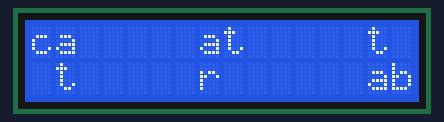
A sketch run on a simulated Arduino Uno, built with avr-gcc and run on an emulated ATmega328P. On the bench: 16×2 character LCD.

Above: at 0.1 s.
At 4.0 s:
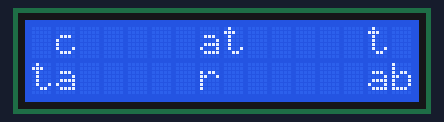
At 8.4 s:
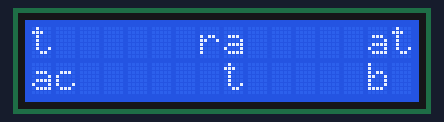
At 18.7 s:
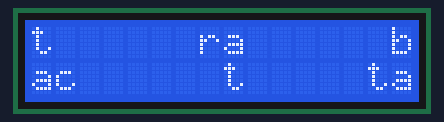
At 27.0 s:
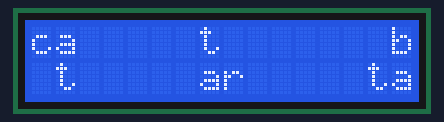
At 38.5 s:
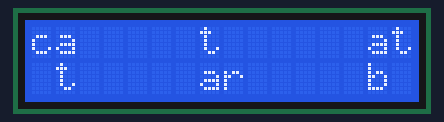

Measured:
- what the display in image 1 shows lasts 0.6 s, from 3.9 s to 4.5 s

The sketch:

Arduino_project_LCD_1_3_rotateWords.ino
```cpp
#include <LiquidCrystal.h>
//LiquidCrystal lcd(12, 11, 5, 4, 3, 2);
LiquidCrystal lcd(2, 3, 8, 9, 10, 11);

int x = 0;
int y = 0;
int i = 0;

long frame = 0;

// cat, rat and bat are all running around
String word1 = "cat ";
String word2 = "rat ";
String word3 = "bat ";

String rotString = word1;

int word1Delay = 12000;
int word1StartX = 0;

int word2Delay = 7000;
int word2StartX = 7;

int word3Delay = 5000;
int word3StartX = 14;

void setup() {
  lcd.begin(16, 2);

}

void loop() {

  if (frame % word1Delay == 0) {
    rotateSquareWord(word1, word1StartX);
  }


  if (frame % word2Delay == 0) {
    rotateSquareWord(word2, word2StartX);
  }


  if (frame % word3Delay == 0) {
    rotateSquareWord(word3, word3StartX);
  }

  frame++;
}

void rotateSquareWord(String s, int startX) {
  //void rotateSquareWord(String s, int startX, int rotSpeed) {
  // delay(rotSpeed);

  lcd.setCursor(startX, y);
  lcd.print(s.charAt(i % s.length()));

  lcd.setCursor(startX + 1, y);
  lcd.print(s.charAt((i + 1) % s.length()));

  lcd.setCursor(startX + 1, y + 1);
  lcd.print(s.charAt((i + 2) % s.length()));

  lcd.setCursor(startX, y + 1);
  lcd.print(s.charAt((i + 3) % s.length()));

  i++;

}


// for longer words (that require a width, not just a square of four characters)
// see an example of use in project_LCD_1_4

void rotateLongerWord(String s, int startX, int width, int rotSpeed) {

  if (s.length() > width * 2) {
    rotString = s.substring(0, width);
  } else {
    for (int i = 0; i < (width * 2) - s.length(); i++) {
      rotString += " ";
    }
  }

  String rotStringTop = rotString.substring(0, width);
  String rotStringBottom = rotString.substring(width);

  lcd.setCursor(startX, 0);
  lcd.print(rotStringTop);
  lcd.rightToLeft();
  lcd.setCursor(startX + width, 1);
  lcd.print(rotStringBottom);
  lcd.leftToRight();

  String newRotStringTop = rotStringTop.substring(1, rotStringTop.length()) + rotStringBottom.charAt(rotStringBottom.length());
  String newrotStringBottom = rotStringTop.charAt(0) + rotStringBottom.substring(1, rotStringBottom.length());

  rotStringTop = newRotStringTop;
  rotStringBottom = newrotStringBottom;

  delay(rotSpeed);
}
```
